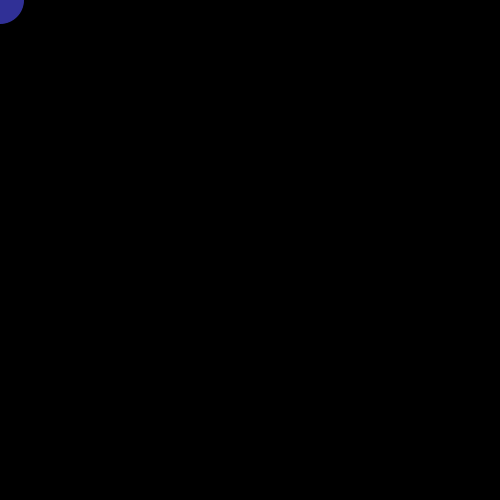
Frame 1 (no input)
Frame 60 (the mouse pressed at the canvas centre just before this capture): identical to frame 1, image omitted
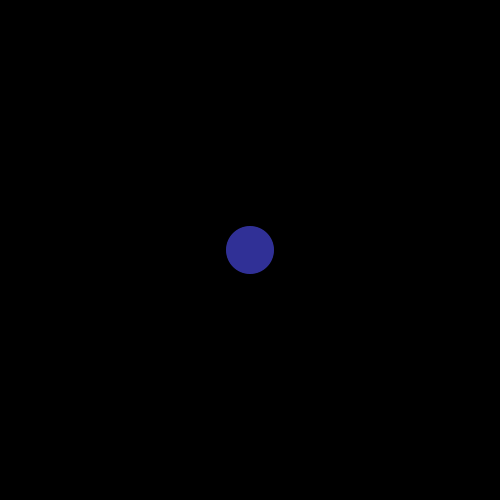
Frame 120 (the mouse held since frame 60 and released just before this capture)

The Processing sketch that drew these frames (run headless with seeded random() and noise(); from frame 60 on, the mouse is pressed at the canvas centre):

// Processing sketch: processing_49515
// ── processing_49515.pde

  //-------------------------------Creating Array
float [] x = new float [50];
float [] y = new float [50];

void setup() {
  size (500, 500);
  smooth();
  noStroke();  
  
  //-------------------------------For looping (resetting numbers for arrays)
  for (int i = 0; i < 50; i++) {
    x[i] = 0;
    y[i] = 0;
  }
}

void draw() {

  background (0);
  
  //-------------------------------Interating 0 to 48
  for (int i=0; i<49; i++) {
    x[i] = x[i+1];
    y[i] = y[i+1];
    
   //-------------------------------Drawing circle
    fill (i, i, 150);
    ellipse (x[i], y[i], i, i);
  }

  //-------------------------------Have loop follow mouse
  x[49] = mouseX;
  y[49] = mouseY;
}
